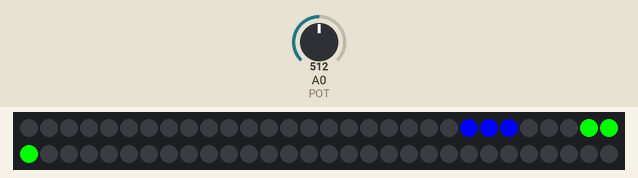
Simulated run of this sketch. Board: Arduino Uno, built with avr-gcc and run on an emulated ATmega328P. Parts: 60 RGB LEDs in strip order, left to right, continuing on the next row. The inputs (shaded band) are chosen by the test bench; at power-on: A0 (POT) = 512.

Above: at 1.2 s.
1.3 s: A0 (POT) set to 716
At 1.63 s:
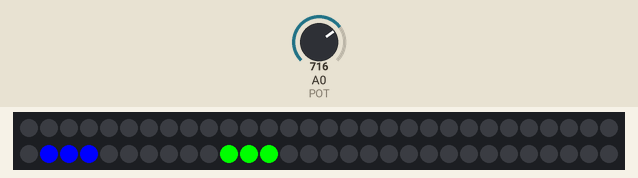
4.3 s: A0 (POT) set to 900
At 4.74 s:
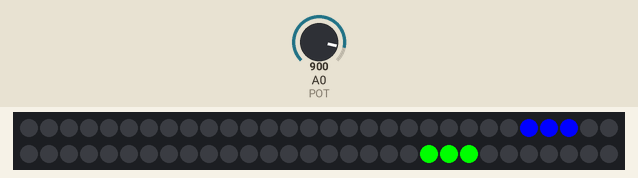
7.3 s: A0 (POT) set to 1023
At 8.0 s:
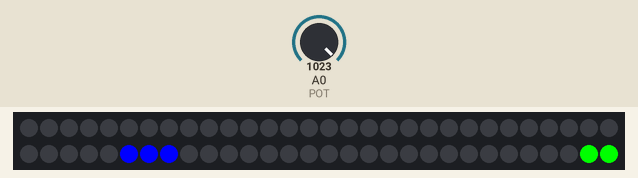

The sketch:

Chaser.ino
```cpp
// (licence header left out)
#include <FastLED.h>

//#define DEBUG
#define NUM_LEDS 60
#define DATA_PIN 2
#define COLOR_ORDER GRB
#define LED_TYPE    WS2812B
#define POT A0

// Define the array of leds
CRGB leds[NUM_LEDS];

int onePos = 2;
int twoPos = 2;
byte oneDir = 0;
byte twoDir = 0;

void setup() {
#ifdef DEBUG
  Serial.begin(9600);
#endif

  FastLED.addLeds<LED_TYPE, DATA_PIN, COLOR_ORDER>(leds, NUM_LEDS);

}

void loop() {

  // if pot is above ground, override green line position based on pot position
  if (analogRead(POT) > 10) {
    onePos = map(analogRead(POT), 0, 1023, 0, NUM_LEDS - 1);
  }

#ifdef DEBUG
  Serial.print("Potentiometer: ");
  Serial.println(analogRead(POT));
#endif

  // turn on the green and blue LEDs to draw the current
  // position of each line along the strip
  leds[onePos] = CRGB(0, 255, 0);
  leds[max(onePos - 1, 0)] = CRGB(0, 255, 0);
  leds[min(onePos + 1, NUM_LEDS - 1)] = CRGB(0, 255, 0);

  leds[twoPos] = CRGB(0, 0, 255);
  leds[max(twoPos - 1, 0)] = CRGB(0, 0, 255);
  leds[min(twoPos + 1, NUM_LEDS - 1)] = CRGB(0, 0, 255);

  FastLED.show();
  delay(150);

  // turn all LEDs off so they can be re-drawn on the next loop
  // in the next calculated position
  leds[onePos] = CRGB(0, 0, 0);
  leds[max(onePos - 1, 0)] = CRGB(0, 0, 0);
  leds[min(onePos + 1, NUM_LEDS - 1)] = CRGB(0, 0, 0);

  leds[twoPos] = CRGB(0, 0, 0);
  leds[max(twoPos - 1, 0)] = CRGB(0, 0, 0);
  leds[min(twoPos + 1, NUM_LEDS - 1)] = CRGB(0, 0, 0);

  FastLED.show();

#ifdef DEBUG
  Serial.print("One Direction: ");
  Serial.println(oneDir);
  Serial.print("One Position: ");
  Serial.println(onePos);
  //Serial.println();

  Serial.print("Two Direction: ");
  Serial.println(twoDir);
  Serial.print("Two Position: ");
  Serial.println(twoPos);
  Serial.println();
#endif

  // calculate the next position of each LED line by advancing the
  // LED position in the forward or reverse direction as required.
  // if the line reaches the end of the LED strip, it is time to
  // change its direction.
  if (oneDir == 0) {     // if going forward
    onePos += 4;
    if (onePos >= NUM_LEDS) {
      onePos = NUM_LEDS - 1;
      oneDir = 1;  // go in reverse direction
    }
  }
  // else {   //if going reverse
  if (oneDir == 1) {
    onePos -= 4;
    if (onePos <= 0) {
      onePos = 0;
      oneDir = 0;  // go in forward direction
    }
  }

  if (twoDir == 0) {     // if going forward
    twoPos += 3;
    if (twoPos >= NUM_LEDS) {
      twoPos = NUM_LEDS - 1;
      twoDir = 1;  // go in reverse direction
    }
  }
  //else {   //if going reverse
  if (twoDir == 1) {
    twoPos -= 3;
    if (twoPos <= 0) {
      twoPos = 0;
      twoDir = 0;  // go in forward direction
    }
  }

}
```
